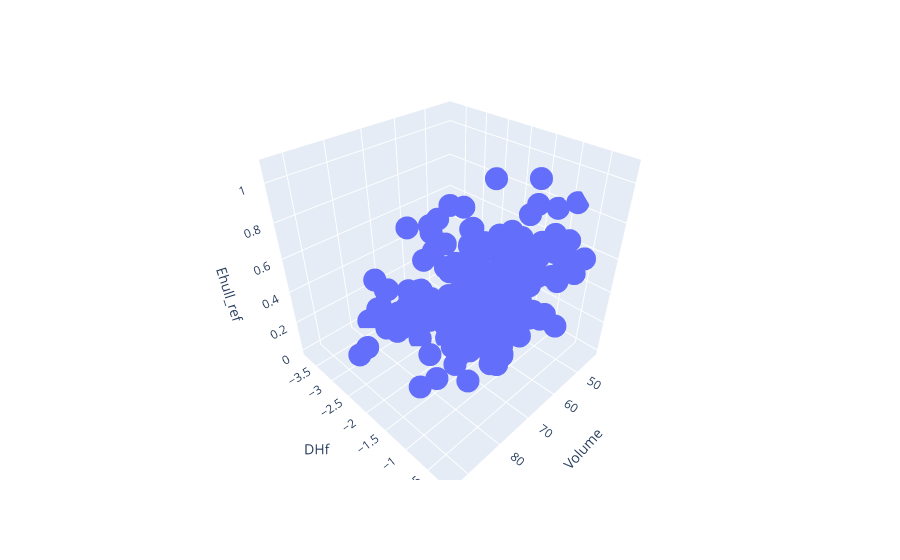

Notebook code for this chart:
### Code cell
fig = px.scatter_3d(df_bulk, x = 'Volume', y = 'DHf', z = 'Ehull_ref')
# py.iplot(fig)
fig.show()

### Figure 1 — Plotly figure (JSON) as saved in the notebook; plotly's stock layout.template omitted (floating-point values rounded to 4 significant figures; data arrays with more than 128 entries replaced by an {"elided": "..."} marker saying what was removed)
{"data": [{"hovertemplate": "Volume=%{x}<br>DHf=%{y}<br>Ehull_ref=%{z}<extra></extra>", "legendgroup": "", "marker": {"color": "#636efa", "symbol": "circle"}, "mode": "markers", "name": "", "scene": "scene", "showlegend": false, "type": "scatter3d", "x": {"elided": "243 float values"}, "y": {"elided": "243 float values"}, "z": {"elided": "243 float values"}}], "layout": {"legend": {"tracegroupgap": 0}, "margin": {"t": 60}, "scene": {"domain": {"x": [0, 1], "y": [0, 1]}, "xaxis": {"title": {"text": "Volume"}}, "yaxis": {"title": {"text": "DHf"}}, "zaxis": {"title": {"text": "Ehull_ref"}}}}}
